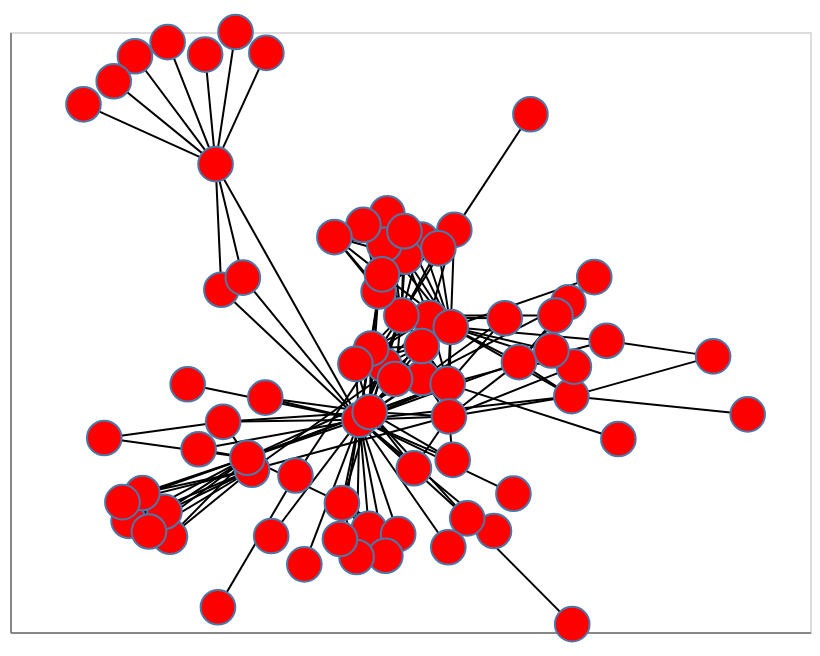

Notebook source saved alongside this figure:
### Markdown cell above
### Load a network dataset 

Network data can come in many formats, and thankfully NetworkX can read and write many of them, including [GEXF](https://networkx.github.io/documentation/stable/reference/readwrite/gexf.html), [GML](https://networkx.github.io/documentation/stable/reference/readwrite/gml.html), [GraphML](https://networkx.github.io/documentation/stable/reference/readwrite/graphml.html) and [JSON](https://networkx.github.io/documentation/stable/reference/readwrite/json_graph.html) (as used by D3.js). 

The co-occurrence network of characters in the novel *Les Misérables* (1862) by Victor Hugo serves as a common example dataset for network visualization. Let's load and import it. NetworkX does not (yet) load and parse JSON transparently (as Pandas does so elegantly). Therefore, we need to include the packages `requests` and `json` to get this done:

### Code cell
import requests
import json

url = "http://bost.ocks.org/mike/miserables/miserables.json"

lesmis = json.loads(requests.get(url).text)

# we specify that the dataset is not a multigraph, there are no self-loops
# or multiedges, multiple edges between nodes
G = nx.readwrite.json_graph.node_link_graph(lesmis, multigraph=False)

nxa.draw_networkx(G, node_tooltip="name")

### Figure 1 — Vega-Lite specification as saved in the notebook (floating-point values rounded to 4 significant figures; data arrays with more than 128 entries replaced by an {"elided": "..."} marker saying what was removed)
{"config": {"view": {"continuousWidth": 400, "continuousHeight": 300}}, "layer": [{"data": {"name": "data-d866ccc93e7db2a7373a1d75c1eb2984"}, "mark": {"type": "line", "color": "black", "opacity": 1, "strokeWidth": 1}, "encoding": {"detail": {"type": "quantitative", "field": "edge"}, "x": {"type": "quantitative", "axis": {"grid": false, "labels": false, "ticks": false, "title": ""}, "field": "x"}, "y": {"type": "quantitative", "axis": {"grid": false, "labels": false, "ticks": false, "title": ""}, "field": "y"}}}, {"data": {"name": "data-16cea835c34cbefce2916b7a7dcf1821"}, "mark": {"type": "point", "fill": "red", "opacity": 1, "size": 300, "strokeWidth": 1.0}, "encoding": {"tooltip": {"type": "nominal", "field": "name"}, "x": {"type": "quantitative", "axis": {"grid": false, "labels": false, "ticks": false}, "field": "x"}, "y": {"type": "quantitative", "axis": {"grid": false, "labels": false, "ticks": false}, "field": "y"}}}], "$schema": "https://vega.github.io/schema/vega-lite/v4.8.1.json", "datasets": {"data-d866ccc93e7db2a7373a1d75c1eb2984": {"elided": "508 records"}, "data-16cea835c34cbefce2916b7a7dcf1821": [{"group": 1, "name": "Myriel", "x": -0.3375, "y": 0.6036}, {"group": 1, "name": "Napoleon", "x": -0.2926, "y": 1.0}, {"group": 1, "name": "Mlle.Baptistine", "x": -0.3245, "y": 0.2267}, {"group": 1, "name": "Mme.Magloire", "x": -0.2761, "y": 0.2631}, {"group": 1, "name": "CountessdeLo", "x": -0.5189, "y": 0.9273}, {"group": 1, "name": "Geborand", "x": -0.2232, "y": 0.9373}, {"group": 1, "name": "Champtercier", "x": -0.4453, "y": 0.9696}, {"group": 1, "name": "Cravatte", "x": -0.361, "y": 0.9322}, {"group": 1, "name": "Count", "x": -0.6347, "y": 0.783}, {"group": 1, "name": "OldMan", "x": -0.5666, "y": 0.8522}, {"group": 2, "name": "Labarre", "x": -0.1378, "y": -0.5971}, {"group": 2, "name": "Valjean", "x": -0.01384, "y": -0.1633}, {"group": 3, "name": "Marguerite", "x": -0.3756, "y": -0.2519}, {"group": 2, "name": "Mme.deR", "x": -0.2123, "y": -0.512}, {"group": 2, "name": "Isabeau", "x": -0.4002, "y": -0.05667}, {"group": 2, "name": "Gervais", "x": 0.2889, "y": -0.4971}, {"group": 3, "name": "Tholomyes", "x": -0.2556, "y": -0.3133}, {"group": 3, "name": "Listolier", "x": -0.5333, "y": -0.4665}, {"group": 3, "name": "Fameuil", "x": -0.4402, "y": -0.514}, {"group": 3, "name": "Blacheville", "x": -0.4525, "y": -0.4394}, {"group": 3, "name": "Favourite", "x": -0.4874, "y": -0.4986}, {"group": 3, "name": "Dahlia", "x": -0.5022, "y": -0.3829}, {"group": 3, "name": "Zephine", "x": -0.547, "y": -0.4104}, {"group": 3, "name": "Fantine", "x": -0.2659, "y": -0.2771}, {"group": 4, "name": "Mme.Thenardier", "x": 0.1275, "y": -0.03796}, {"group": 4, "name": "Thenardier", "x": 0.1848, "y": -0.05551}, {"group": 5, "name": "Cosette", "x": 0.1876, "y": -0.1535}, {"group": 4, "name": "Javert", "x": 0.00929, "y": -0.14}, {"group": 0, "name": "Fauchelevent", "x": 0.2288, "y": -0.459}, {"group": 2, "name": "Bamatabois", "x": -0.05318, "y": -0.4132}, {"group": 3, "name": "Perpetue", "x": -0.5879, "y": -0.218}, {"group": 2, "name": "Simplice", "x": -0.3205, "y": -0.1696}, {"group": 2, "name": "Scaufflaire", "x": 0.3327, "y": -0.385}, {"group": 2, "name": "Woman1", "x": -0.2256, "y": -0.09697}, {"group": 2, "name": "Judge", "x": 0.007394, "y": -0.4903}, {"group": 2, "name": "Champmathieu", "x": 0.0734, "y": -0.5064}, {"group": 2, "name": "Brevet", "x": 0.04464, "y": -0.5711}, {"group": 2, "name": "Chenildieu", "x": -0.02026, "y": -0.5749}, {"group": 2, "name": "Cochepaille", "x": -0.05769, "y": -0.521}, {"group": 4, "name": "Pontmercy", "x": 0.5425, "y": 0.07351}, {"group": 6, "name": "Boulatruelle", "x": 0.5689, "y": -0.221}, {"group": 4, "name": "Eponine", "x": 0.1439, "y": 0.1428}, {"group": 4, "name": "Anzelma", "x": 0.3132, "y": 0.1412}, {"group": 5, "name": "Woman2", "x": 0.1961, "y": -0.2836}, {"group": 0, "name": "MotherInnocent", "x": 0.1862, "y": -0.5458}, {"group": 0, "name": "Gribier", "x": 0.465, "y": -0.7764}, {"group": 7, "name": "Jondrette", "x": -0.3321, "y": -0.7259}, {"group": 7, "name": "Mme.Burgon", "x": -0.1577, "y": -0.3305}, {"group": 8, "name": "Gavroche", "x": 0.08054, "y": 0.1498}, {"group": 5, "name": "Gillenormand", "x": 0.3451, "y": 0.009581}, {"group": 5, "name": "Magnon", "x": 0.4563, "y": 0.1889}, {"group": 5, "name": "Mlle.Gillenormand", "x": 0.4631, "y": -0.09243}, {"group": 5, "name": "Mme.Pontmercy", "x": 0.782, "y": 0.02689}, {"group": 5, "name": "Mlle.Vaubois", "x": 0.8597, "y": -0.1471}, {"group": 5, "name": "Lt.Gillenormand", "x": 0.4687, "y": -0.003867}, {"group": 8, "name": "Marius", "x": 0.1917, "y": 0.1148}, {"group": 5, "name": "BaronessT", "x": 0.5145, "y": 0.2647}, {"group": 8, "name": "Mabeuf", "x": 0.1997, "y": 0.4062}, {"group": 8, "name": "Enjolras", "x": 0.02933, "y": 0.2215}, {"group": 8, "name": "Combeferre", "x": 0.1252, "y": 0.3776}, {"group": 8, "name": "Prouvaire", "x": 0.04885, "y": 0.4563}, {"group": 8, "name": "Feuilly", "x": 0.1638, "y": 0.351}, {"group": 8, "name": "Courfeyrac", "x": 0.08882, "y": 0.3257}, {"group": 8, "name": "Bahorel", "x": 0.04231, "y": 0.3619}, {"group": 8, "name": "Bossuet", "x": 0.03686, "y": 0.2728}, {"group": 8, "name": "Joly", "x": 0.08744, "y": 0.4024}, {"group": 8, "name": "Grantaire", "x": -0.004928, "y": 0.4212}, {"group": 9, "name": "MotherPlutarch", "x": 0.371, "y": 0.7532}, {"group": 4, "name": "Gueulemer", "x": 0.0421, "y": 0.0006918}, {"group": 4, "name": "Babet", "x": 0.06619, "y": -0.0411}, {"group": 4, "name": "Claquesous", "x": 0.01254, "y": 0.05045}, {"group": 4, "name": "Montparnasse", "x": -0.02295, "y": 0.00439}, {"group": 5, "name": "Toussaint", "x": 0.1088, "y": -0.3088}, {"group": 10, "name": "Child1", "x": 0.4182, "y": 0.04446}, {"group": 10, "name": "Child2", "x": 0.4272, "y": 0.1495}, {"group": 4, "name": "Brujon", "x": 0.1264, "y": 0.05787}, {"group": 8, "name": "Mme.Hucheloup", "x": -0.07019, "y": 0.3848}]}}
